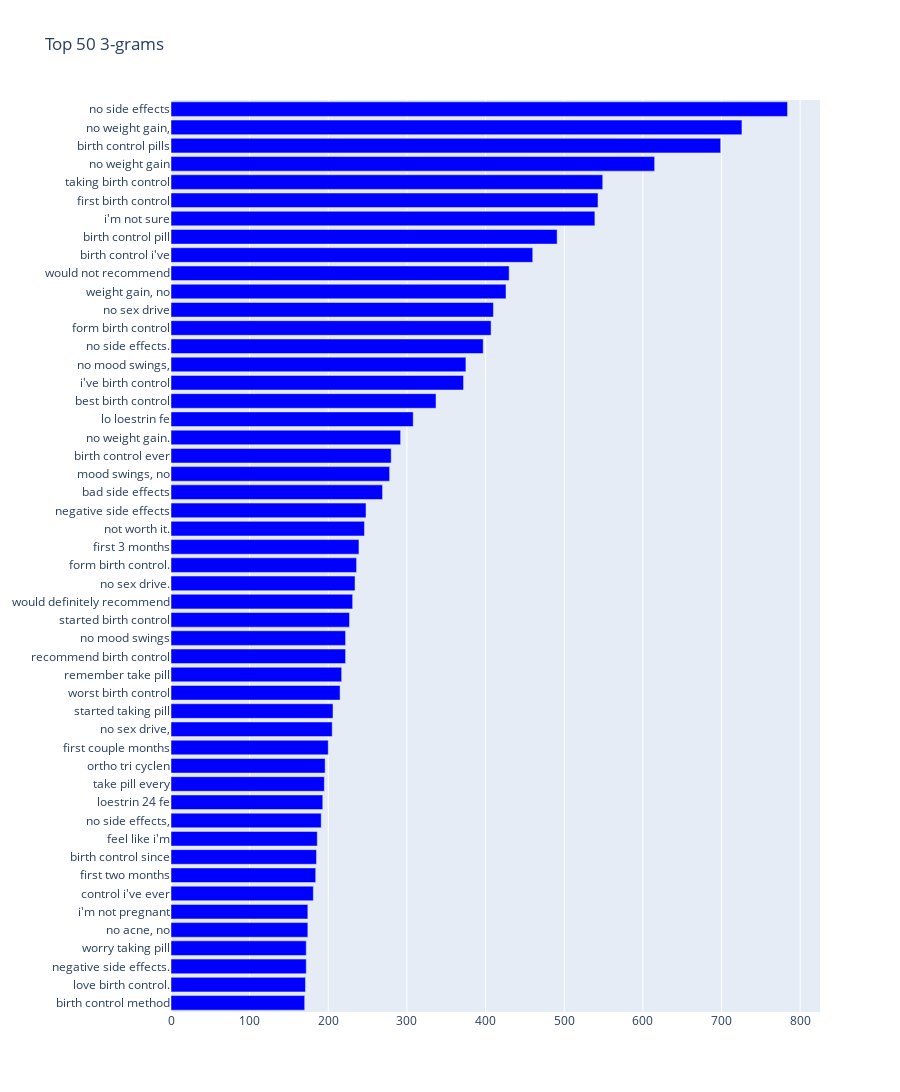

Write notebook code for a chart like this one.
### Markdown cell above
### Tri-grams

3-grams of the whole set

### Code cell
# whole set
fd3 = freq_ngrams(bc_merged, STOPWORDS, 3)
df_tri = fd3.head(50)
trace1_tri = set_bar_chart(df_tri)
fig = go.Figure(data=trace1_tri)
fig['layout'].update(height=1200, width=900, title = 'Top 50 3-grams')
fig.show()

### Figure 1 — Plotly figure (JSON) as saved in the notebook; plotly's stock layout.template omitted (floating-point values rounded to 4 significant figures)
{"data": [{"marker": {"color": "blue"}, "orientation": "h", "showlegend": false, "type": "bar", "x": [170, 171, 172, 172, 174, 174, 181, 184, 185, 186, 191, 193, 195, 196, 200, 205, 206, 215, 217, 222, 222, 227, 231, 234, 236, 239, 246, 248, 269, 278, 280, 292, 308, 337, 372, 375, 397, 407, 410, 426, 430, 460, 491, 539, 543, 549, 615, 699, 726, 784], "y": ["birth control method", "love birth control.", "negative side effects.", "worry taking pill", "no acne, no", "i'm not pregnant", "control i've ever", "first two months", "birth control since", "feel like i'm", "no side effects,", "loestrin 24 fe", "take pill every", "ortho tri cyclen", "first couple months", "no sex drive,", "started taking pill", "worst birth control", "remember take pill", "recommend birth control", "no mood swings", "started birth control", "would definitely recommend", "no sex drive.", "form birth control.", "first 3 months", "not worth it.", "negative side effects", "bad side effects", "mood swings, no", "birth control ever", "no weight gain.", "lo loestrin fe", "best birth control", "i've birth control", "no mood swings,", "no side effects.", "form birth control", "no sex drive", "weight gain, no", "would not recommend", "birth control i've", "birth control pill", "i'm not sure", "first birth control", "taking birth control", "no weight gain", "birth control pills", "no weight gain,", "no side effects"]}], "layout": {"height": 1200, "title": {"text": "Top 50 3-grams"}, "width": 900}}
